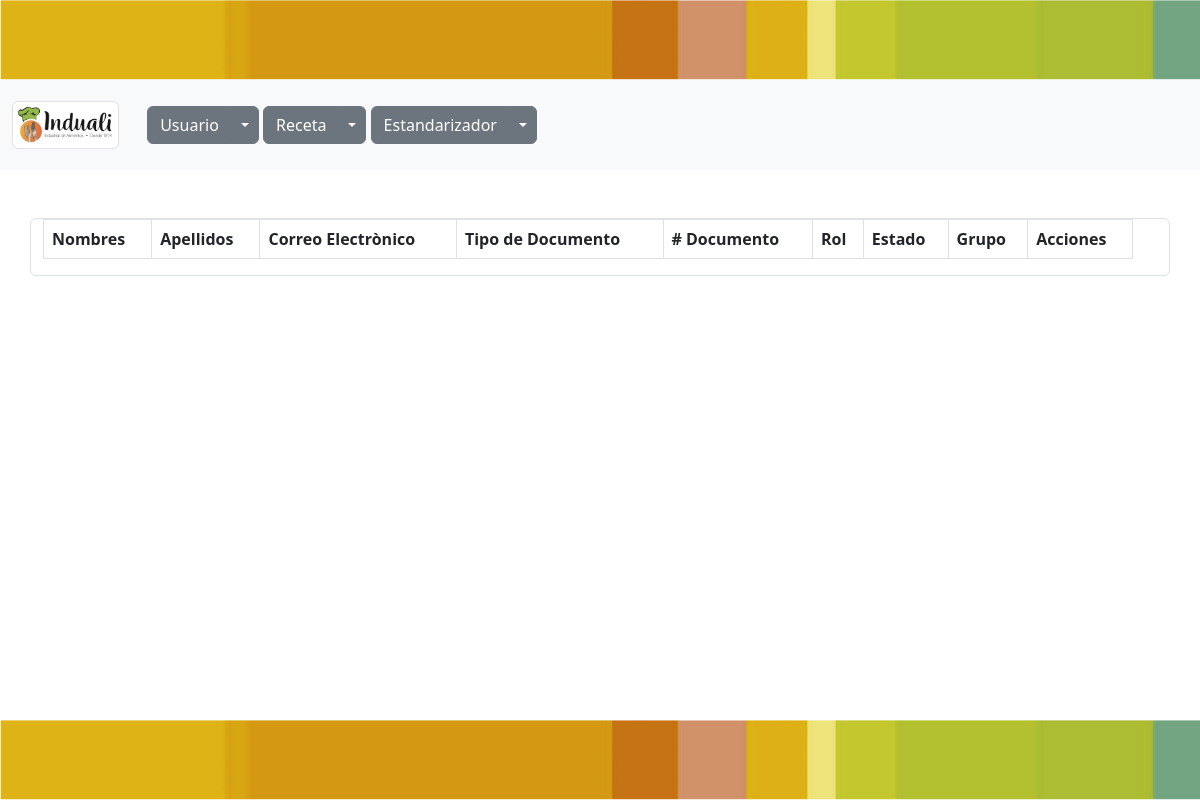
Before: /usuarios/ (signed in) with the older database file.
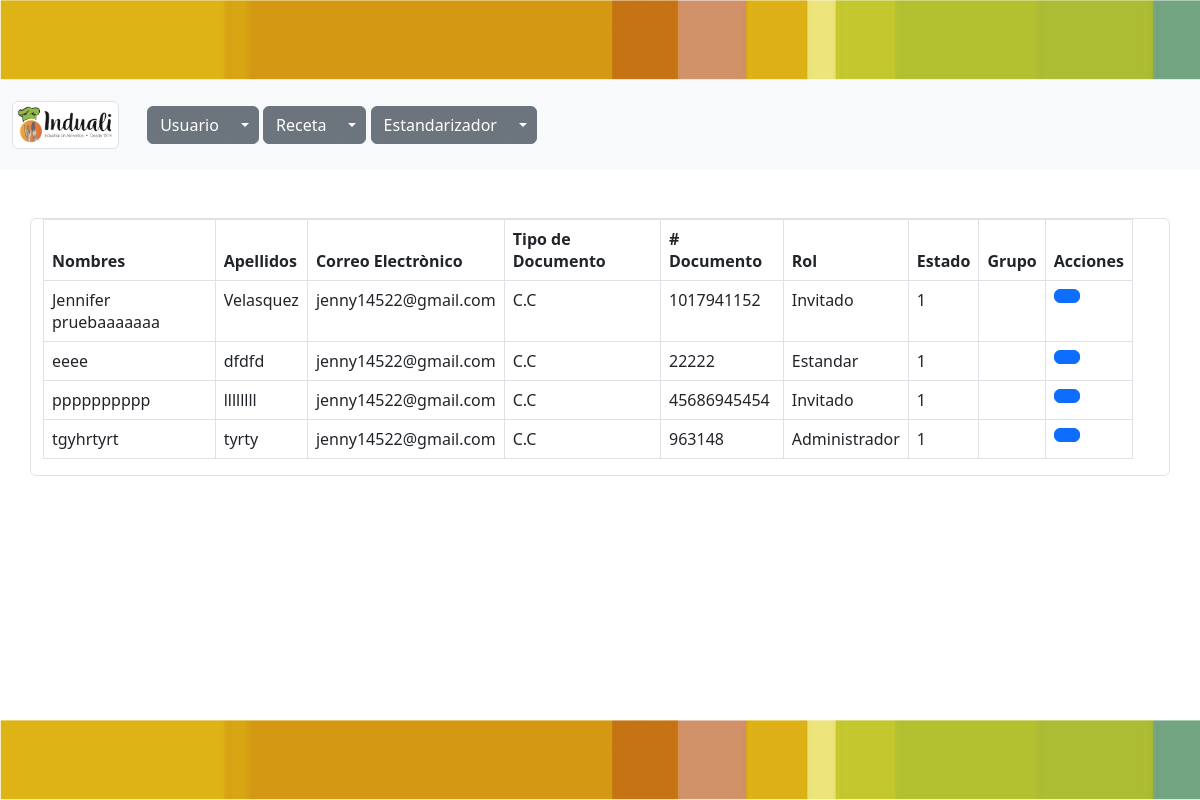
After: the same page with the newer database file.
### usuarios/models.py (models this page shows, shortened)
class Usuario (models.Model):
    nombres=models.CharField(max_length=50, verbose_name="Nombres")
    apellidos=models.CharField(max_length=50, verbose_name="Apellidos")
    email=models.CharField(max_length=50, verbose_name="Correo electrónico")
    class TipoDocumento(models.TextChoices):
        CC='C.C', _('Cédula de Ciudadanía')
        CE='C.E', _('Cédula de Extranjería')
        PA='P.A', _('Pasaporte')
    tipoDocumento=models.CharField(max_length=4,choices=TipoDocumento.choices, default=TipoDocumento.CC, verbose_name="Tipo Documento")
    documento=models.CharField(unique=True, max_length=50, verbose_name="Número Documento")
    class Rol(models.TextChoices):
        Administrador='Administrador', _('Administrador')
        Estandar='Estandar', _('Estandar')
        Invitado='Invitado', _('Invitado')
    rol=models.CharField(max_length=13,choices=Rol.choices, default=Rol.Invitado, verbose_name="Rol")
    class Estado(models.TextChoices):
          ACTIVO='1', _('Activo')
          INACTIVO='0', _('Inactivo')
    estado=models.CharField(max_length=1, choices=Estado.choices, default=Estado.ACTIVO, verbose_name="Estado")
    user=models.ForeignKey(User, on_delete= models.CASCADE)

### usuarios/views.py (the view)
# urls.py: path('usuarios/', include('usuarios.urls')),
@login_required(login_url='inicio')
def usuarios(request):
    titulo = "Usuarios"
    usuarios = Usuario.objects.all()
    context = {
        'titulo': titulo,
        'usuarios': usuarios
    }
    return render(request, 'usuarios/usuarios.html', context)

### base/templates/usuarios/usuarios.html (shortened to what this page needs)
{% extends 'partials/body.html' %}
{% block contenido %}
<br>
<br>
<div class="container-text-center bg-white text-dark row g-6 border rounded">
  <div class="row align-items-start">
    <div class="col-12 table-responsive">
        <table class="table table-bordered" id="tabla-general">
  <thead>
    <tr>
      <th scope="col">Nombres</th>
      <th scope="col">Apellidos</th>
      <th scope="col">Correo Electrònico</th>
      <th scope="col">Tipo de Documento</th>
      <th scope="col"># Documento</th>
      <th scope="col">Rol</th>
      <th scope="col">Estado</th>
      <th scope="col">Grupo</th>
      <th scope="col">Acciones</th>
    </tr>
  </thead>
  <tbody>
    {% for usuario in usuarios %}
    <tr>
      {% if usuario.estado != '3' %}
      <td >{{usuario.nombres}}</td>
      <td>{{usuario.apellidos}}</td>
      <td>{{usuario.email}}</td>
      <td>{{usuario.tipoDocumento}}</td>
      <td>{{usuario.documento}}</td>
      <td>{{usuario.rol}}</td>
      <td>{{usuario.estado}}</td>
      <td>{{usuario.user.groups.all.0}}</td>
      <td><a class="btn btn-primary" href="{% url 'usuarios-editar' usuario.id  %}"></a>
      </td>
      {% endif %}
    </tr>
    {% endfor %}
  </tbody>
</table>
</div>
</div>
</div>
{% endblock contenido %}

Changed rows visible on the page:
added Usuario: nombres "Jennifer pruebaaaaaaa", apellidos "Velasquez", email "jenny14522@gmail.com", tipoDocumento "C.C", documento "1017941152", rol "Invitado", estado "1"
added Usuario: nombres "eeee", apellidos "dfdfd", email "jenny14522@gmail.com", tipoDocumento "C.C", documento "22222", rol "Estandar", estado "1"
added Usuario: nombres "pppppppppp", apellidos "llllllll", email "jenny14522@gmail.com", tipoDocumento "C.C", documento "45686945454", rol "Invitado", estado "1"
added Usuario: nombres "tgyhrtyrt", apellidos "tyrty", email "jenny14522@gmail.com", tipoDocumento "C.C", documento "963148", rol "Administrador", estado "1"
